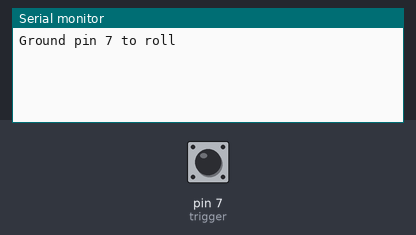
Bench run of a sketch on a simulated Arduino Uno, built with avr-gcc and run on an emulated ATmega328P. Parts: the last lines printed to the serial monitor. Inputs (shaded band) come from the test bench; at power-on: pin 7 (trigger) HIGH. Random numbers use the default seed unless the sketch sets one.

Above: at 1.2 s.
1.3 s: pin 7 (trigger) pulled LOW for 0.15 s
At 2.8 s:
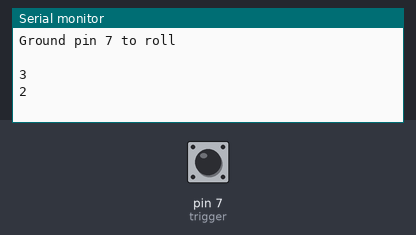
3.5 s: pin 7 (trigger) pulled LOW for 3.2 s
At 8.9 s:
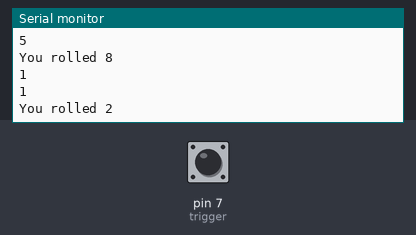
9.7 s: pin 7 (trigger) pulled LOW for 1 s
At 13.4 s:
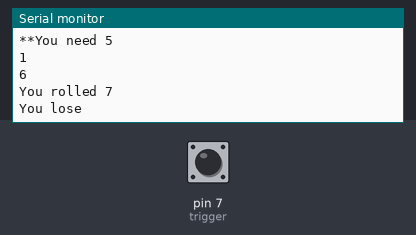
13.7 s: pin 7 (trigger) pulled LOW for 0.15 s
At 16.6 s:
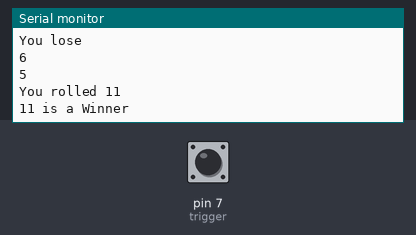
Timing chart, 0 to 17.8 s (numbered marks = the images above; inputs shaded):
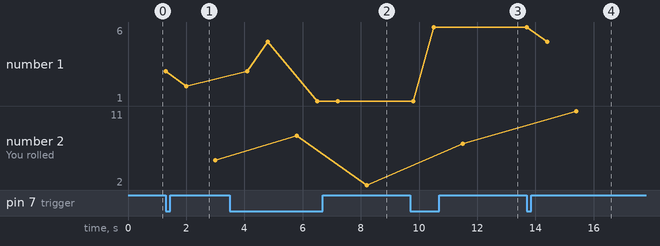

Measured:
- after the input at 1.3 s, the serial monitor: prints a new line at once (image 1)
- after the input at 3.5 s, the serial monitor: prints a new line after 1.3 s (image 2)
- after the input at 9.7 s, the serial monitor: prints a new line after 0.80 s (image 3)
- after the input at 13.7 s, the serial monitor: prints a new line at once (image 4)
- plotted number 1: 2 → 1 after the input at 3.5 s, 1 → 6 after the input at 9.7 s, 6 → 5 after the input at 13.7 s
- plotted number 2: 2 → 7 after the input at 9.7 s, 7 → 11 after the input at 13.7 s

The sketch:

listing6-7.ino
```cpp
int randomNum1;
int randomNum2;
const int trigger = 7;
int trigState;
int trigLatch;
int roll;
int point;
int counter;

void setup() {
  pinMode (trigger, INPUT_PULLUP);
  Serial.begin(9600);
  Serial.println ("Ground pin 7 to roll");
  Serial.println (" ");

  randomSeed(analogRead(5));
}
void loop() {
  trigState = digitalRead(trigger);
  if (trigState == LOW) {
    trigLatch = 1;
  }
  while (trigLatch == 1) {
    randomNum1 = random(1, 7); //gets a random 1 through 6 for die one
    Serial.println (randomNum1);
    delay (700);

    randomNum2 = random(1, 7); //gets a random 1 through 6 for die two
    Serial.println (randomNum2);
    delay (700);

    roll = (randomNum1 + randomNum2); //get total
    delay (300);
    Serial.print ("You rolled ");
    Serial.println (roll);
    delay (700);
    trigLatch = 0;
    // FIRST TIME THROUGH COUNTER IS ZERO//
    if (counter == 0) {
      if (roll == 7 || roll == 11) { //7 or 11 win
        Serial.print (roll);
        Serial.println (" is a Winner");
        Serial.println ("");
        delay (800);
        counter = 0;
        roll = 0;
        trigLatch = 0;
      }
      if (roll == 2 || roll == 3 || roll == 12) { //2, 3, or 12 lose
        Serial.println ("You Lose");
        Serial.println ("");
        delay (800);
        counter = 0;
        roll = 0;
        trigLatch = 0;
      }
      if (roll == 4 || roll == 5 || roll == 6 || roll == 8 || roll == 9 || roll == 10) {
        point = roll;
        Serial.println ("Roll again to hit the point");
        delay(400);
        counter++;
        roll = 0;//needed to negate second code section on first roll
        trigLatch = 0;
      }
    }
    //SECOND TIME THROUGH COUNTER > ZERO//
    if (counter > 0) {
      counter++;
      if (roll == point) {
        Serial.println ("You Win, You hit the Point");
        Serial.println ("");
        delay (700);
        counter = 0;
        roll = 0;
        trigLatch = 0;
      }
      if (roll == 7) {
        Serial.println ("You lose");
        Serial.println ("");
        delay (700);
        counter = 0;
        roll = 0;
        trigLatch = 0;
      }
      if (counter == 4) { //helpful comments to the user
        delay (200);
        Serial.print ("**You need ");
        Serial.println (point);
        delay (700);
        trigLatch = 0;
      }
      if (counter == 7) {
        delay (200);
        Serial.print ("**Looking for ");
        Serial.println (point);
        delay (700);
        trigLatch = 0;
      }
      if (counter == 10) {
        delay (200);
        Serial.print ("**This is taking awhile, You need ");
        Serial.println (point);
        delay (700);
        trigLatch = 0;
      }
    }
  }
}
```
